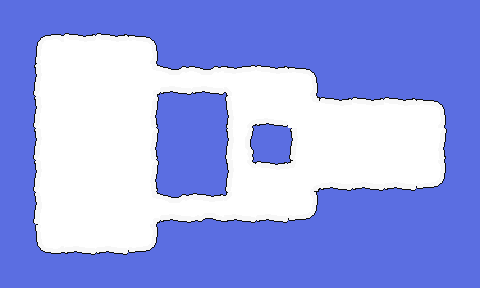

Rendered tile map (Tiled .tmx) drawn with the repository's tilesets; below, a short description and the full map source, tile grids included:
An orthogonal 15x9 tile map with 32x32 px tiles, 2 tile layers (sky, clouds).

<map version="1.9" tiledversion="1.9.2" orientation="orthogonal" renderorder="right-down" width="15" height="9" tilewidth="32" tileheight="32" infinite="0" nextlayerid="4" nextobjectid="1">
 <tileset firstgid="1" source="clouds.tsx" />
 <layer id="2" name="sky" width="15" height="9">
  <data encoding="csv">
15,15,15,15,15,15,15,15,15,15,15,15,15,15,15,
15,15,15,15,15,15,15,15,15,15,15,15,15,15,15,
15,15,15,15,15,15,15,15,15,15,15,15,15,15,15,
15,15,15,15,15,15,15,15,15,15,15,15,15,15,15,
15,15,15,15,15,15,15,15,15,15,15,15,15,15,15,
15,15,15,15,15,15,15,15,15,15,15,15,15,15,15,
15,15,15,15,15,15,15,15,15,15,15,15,15,15,15,
15,15,15,15,15,15,15,15,15,15,15,15,15,15,15,
0,0,0,0,0,0,0,0,0,0,0,0,0,0,0
</data>
 </layer>
 <layer id="3" name="clouds" width="15" height="9">
  <data encoding="csv">
0,0,0,0,0,0,0,0,0,0,0,0,0,0,0,
0,2,1610612747,1610612747,2684354562,0,0,0,0,0,0,0,0,0,0,
0,3221225483,10,10,2684354572,19,19,2147483654,3,2684354562,0,0,0,0,0,
0,3221225483,10,10,11,0,0,536870918,3221225475,2684354565,3,3,3,2684354562,0,
0,3221225483,10,10,11,0,0,2684354579,0,1610612739,10,10,10,11,0,
0,3221225483,10,10,11,0,0,1610612742,3,20,17,17,17,18,0,
0,9,10,10,2684354572,19,3221225491,3221225478,17,18,0,0,0,0,0,
0,2684354578,17,17,18,0,0,0,0,0,0,0,0,0,0,
15,15,15,15,15,15,15,15,15,15,15,15,15,15,15
</data>
 </layer>
</map>